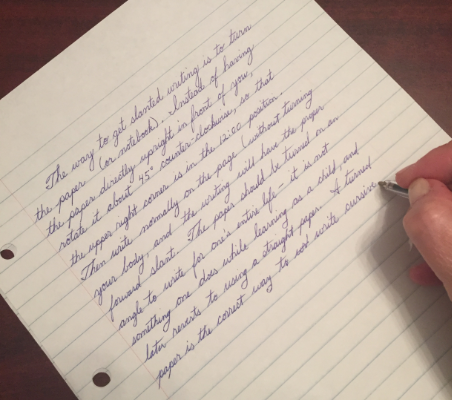
#> input picture day6/new.png, 452 x 400 px
$ python line.py
#> lines starting #> are read from the running program, lines starting #| are printed output that depends on the picture; after the words box and inside, x2 and y2 are one past the last pixel; in counts of white or black regions, pixels touching at a corner belong together; long printed decimals are rounded
import cv2
import numpy as np

img = cv2.imread('new.png')
#> img is the input picture: shape (400, 452, 3); mean B, G, R 163.9, 175.4, 191.6
gray = cv2.cvtColor(img,cv2.COLOR_BGR2GRAY)
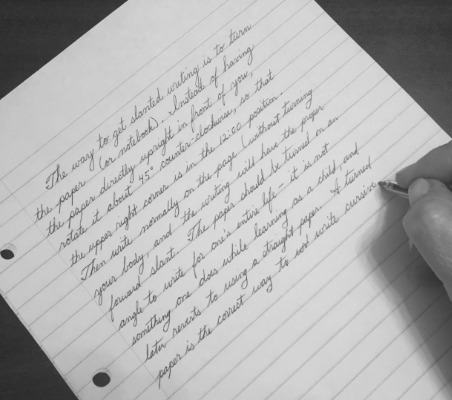
#> gray: shape (400, 452); min 40, max 222, mean 178.9
edges = cv2.Canny(gray,50,150,apertureSize = 3)
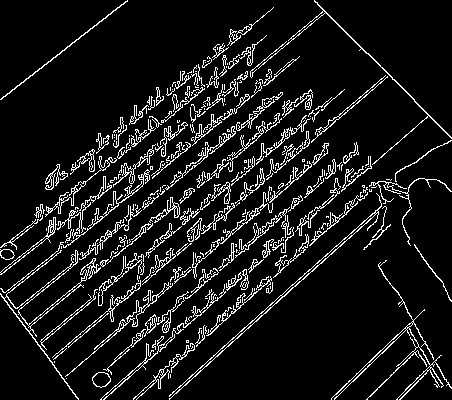
#> edges: shape (400, 452); 9.5% white in thin lines or dots

lines = cv2.HoughLines(edges,1,np.pi/180,280)
#> lines = [[368, 0.855]]
print(len(lines))
#| 1
for x in lines:
    print(x)
    rho,theta=x[0]
    degrre=57.2958*theta
    print(degrre)
    a = np.cos(theta)
    b = np.sin(theta)
    x0 = a*rho
    y0 = b*rho
    x1 = int(x0 + 1000*(-b))
    y1 = int(y0 + 1000*(a))
    x2 = int(x0 - 1000*(-b))
    y2 = int(y0 - 1000*(a))
    cv2.line(img,(x1,y1),(x2,y2),(0,0,255),2)
#> this loop made 1 pass
#> (rho, theta, degrre, a, b, x0, y0, x1) on pass 1: (368, 0.855, 49, 0.656, 0.755, 241.4, 277.7, -513)
#| [[368.          0.8552]]
#| 49.000
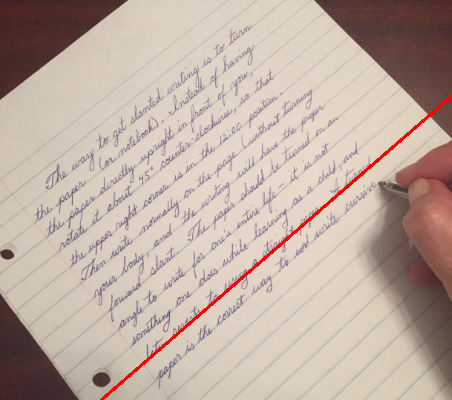
#> img: shape (400, 452, 3); 0.8% of pixels changed, all inside (x1, y1, x2, y2) = (100, 94, 452, 400)

cv2.imshow('houghlines3.jpg',img)
cv2.imshow("cnny",edges)
cv2.waitKey(0)
